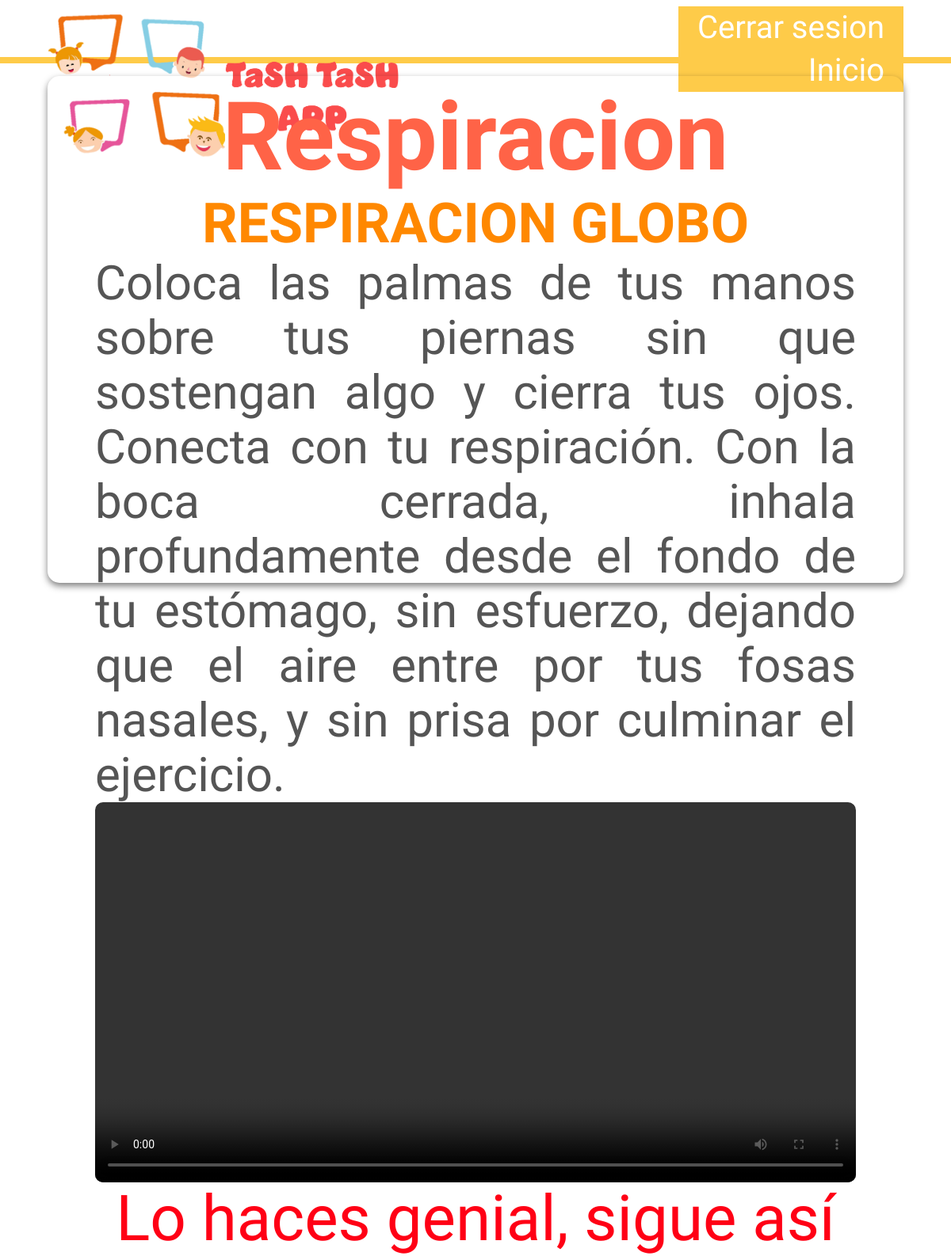
Page /respiracion/respiracion/ (signed in) on the committed database.
### respiracion/models.py (models this page shows, shortened)
class Respiracion_info(models.Model):
    nombre= models.TextField(max_length=100, verbose_name="nombre")
    instrucciones = models.TextField(max_length=1000, verbose_name="instrucciones_actividad")
    video = models.FileField(upload_to='videos/', null=False, verbose_name="video")

### respiracion/views.py (the view)
# urls.py: path('respiracion/',Respiracion_view.as_view(), name='respiracion_instrucciones')
class Respiracion_view(LoginRequiredMixin, ListView): #se crea una clase que hereda de ListView
    model = Respiracion_info #traer el nombre de como llamamos a la clase que hicimos en models
    template_name = 'respiracion/respiracion.html' #traer el nombre de la plantilla html
    context_object_name = 'instrucciones' #traer el nombre de la variable que se va a usar en la plantilla html
    def get_queryset(self):
        longitud = len(Respiracion_info.objects.all())
        modulo_seleccionado = random.randint(1, longitud)
        queryset = Respiracion_info.objects.all()[modulo_seleccionado-1:modulo_seleccionado]
        return queryset

### respiracion/templates/respiracion/respiracion.html
{% extends "base.html" %}
{% load static %}
{% block extra_styles %}
    <link rel="stylesheet" href="{% static 'css/style_respiracion.css' %}">
{% endblock extra_styles %}
{% block content %}
<div class="content" >
    <h2>Respiracion</h2>
    {% for instruccion in instrucciones %}
        <h3>{{instruccion.nombre}}</h3>
        <p>{{instruccion.instrucciones}}</p>
        <video controls>
            <source src="{{instruccion.video.url}}" type="video/mp4">
        </video>
    {% endfor %}
    <p class="destacado">Lo haces genial, sigue así</p>
</div>
{% endblock content %}

### static/css/base.css (style rules this page uses)
:root { --color-titulo: #ff6347; --color-subtitulo: #ff8800; --color-parrafo: #555; --color-destacado: #ff0015; --font-size-titulo: 12rem; --font-size-subtitulo: 7rem; --font-size-parrafo: 6rem; --font-size-destacado: 8rem; }
* { margin: 0; padding: 0; box-sizing: border-box; font-family: "Concert One", cursive; }
html { font-size: 62.5%; }
.content { width: 90vw; border-radius: 15px; margin-top: 2vh; padding: 1vh 5vw; box-shadow: 0 4px 8px rgba(0, 0, 0, 0.5); display: flex; flex-direction: column; align-items: center; justify-content: space-evenly; }

### respiracion/static/css/style_respiracion.css (style rules this page uses)
.content { height: 80vh; }
h2 { color: var(--color-titulo); font-size: var(--font-size-titulo); text-align: center; }
h3 { color: var(--color-subtitulo); font-size: var(--font-size-subtitulo); text-align: center; }
p { color: var(--color-parrafo); font-size: var(--font-size-parrafo); text-align: justify; }
video { width: 80vw; border-radius: 10px; display: block; }
p.destacado { color: var(--color-destacado); font-size: var(--font-size-destacado); text-align: center; }

### rows in the picture
Respiracion_info: nombre "RESPIRACION GLOBO", instrucciones "Coloca las palmas de tus manos sobre tus piernas sin que sostengan algo y cierra tus ojos. Conecta con tu respiración. Con la boca cerrada, inhala profundamente desde el fondo de tu estómago, sin esfuerzo, dejando que el aire entre por tus fosas nasales, y sin prisa por culminar el ejercicio."
